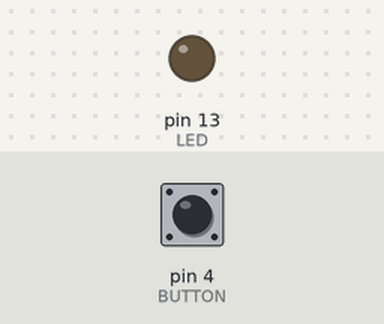
The sketch below on a simulated Arduino Uno, built with avr-gcc and run on an emulated ATmega328P. Shown: output pins drawn as LEDs (lit = HIGH). Dashed ring = blinking. The test bench sets the inputs (shaded band); at power-on: pin 4 (BUTTON) LOW.

Above: at 1.2 s.
1.3 s: pin 4 (BUTTON) pulled HIGH for 0.15 s
At 4.3 s:
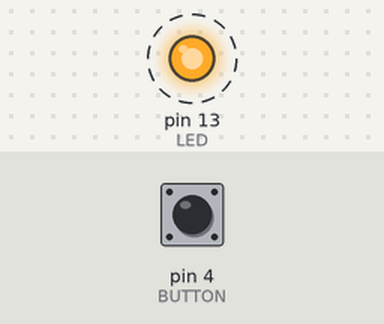
4.4 s: pin 4 (BUTTON) pulled HIGH for 1 s
At 5.3 s:
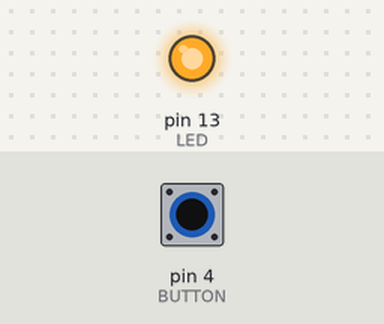
6.9 s: pin 4 (BUTTON) pulled HIGH for 3.2 s
At 11.0 s:
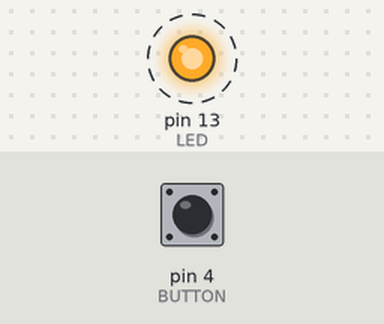
Timing chart, 0 to 19.1 s (numbered marks = the images above; inputs shaded):
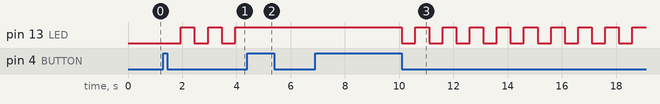

Measured:
- after the input at 1.3 s, pin 13 (LED): alternates HIGH for 0.50 s and LOW for 0.50 s, starting after 0.65 s
- after the input at 4.4 s, pin 13 (LED): stops changing and stays HIGH
- after the input at 6.9 s, pin 13 (LED): alternates HIGH for 0.50 s and LOW for 0.50 s, starting after 3.2 s

The sketch:

led_button.ino
```cpp
int LED=13, BUTTON=4;
void setup() {
    pinMode(LED, OUTPUT);
    pinMode(BUTTON,INPUT);
}
int status,c=0;
void loop() {
    status = digitalRead(BUTTON);
    if (status  == HIGH){
      if (c==0)c=1;
      else c=0;
      while (digitalRead(BUTTON) ==HIGH);
    }
    if (c==1)
    { digitalWrite (LED , LOW );delay(500);
      digitalWrite (LED , HIGH);delay(500);
    }else {

    }
}
```
